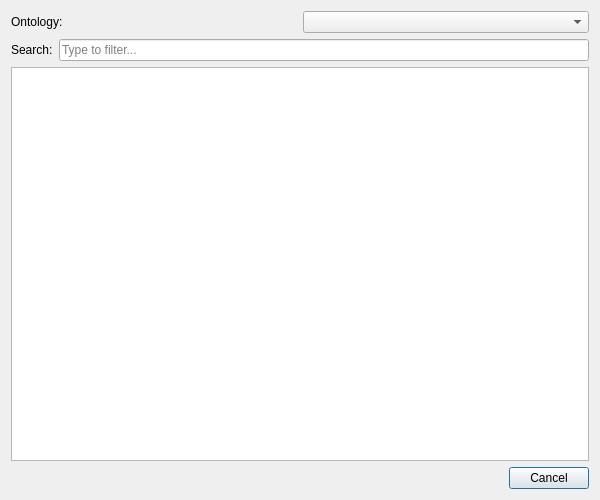
<?xml version="1.0" encoding="UTF-8"?>
<ui version="4.0">
 <class>SimpleOntologyBrowser</class>
 <widget class="QDialog" name="SimpleOntologyBrowser">
  <property name="geometry">
   <rect>
    <x>0</x>
    <y>0</y>
    <width>600</width>
    <height>500</height>
   </rect>
  </property>
  <property name="windowTitle">
   <string>Browse Ontology</string>
  </property>
  <property name="modal">
   <bool>true</bool>
  </property>
  <layout class="QVBoxLayout" name="mainLayout">
   <item>
    <layout class="QHBoxLayout" name="ontologyLayout">
     <item>
      <widget class="QLabel" name="ontologyLabel">
       <property name="text">
        <string>Ontology:</string>
       </property>
      </widget>
     </item>
     <item>
      <widget class="QComboBox" name="ontology_combo"/>
     </item>
    </layout>
   </item>
   <item>
    <layout class="QHBoxLayout" name="searchLayout">
     <item>
      <widget class="QLabel" name="searchLabel">
       <property name="text">
        <string>Search:</string>
       </property>
      </widget>
     </item>
     <item>
      <widget class="QLineEdit" name="search_edit">
       <property name="placeholderText">
        <string>Type to filter...</string>
       </property>
      </widget>
     </item>
    </layout>
   </item>
   <item>
    <widget class="QListWidget" name="results_list"/>
   </item>
   <item>
    <layout class="QHBoxLayout" name="buttonLayout">
     <item>
      <spacer name="buttonSpacer">
       <property name="orientation">
        <enum>Qt::Horizontal</enum>
       </property>
       <property name="sizeHint" stdset="0">
        <size>
         <width>40</width>
         <height>20</height>
        </size>
       </property>
      </spacer>
     </item>
     <item>
      <widget class="QPushButton" name="cancelButton">
       <property name="text">
        <string>Cancel</string>
       </property>
      </widget>
     </item>
    </layout>
   </item>
  </layout>
 </widget>
 <resources/>
 <connections/>
</ui>
